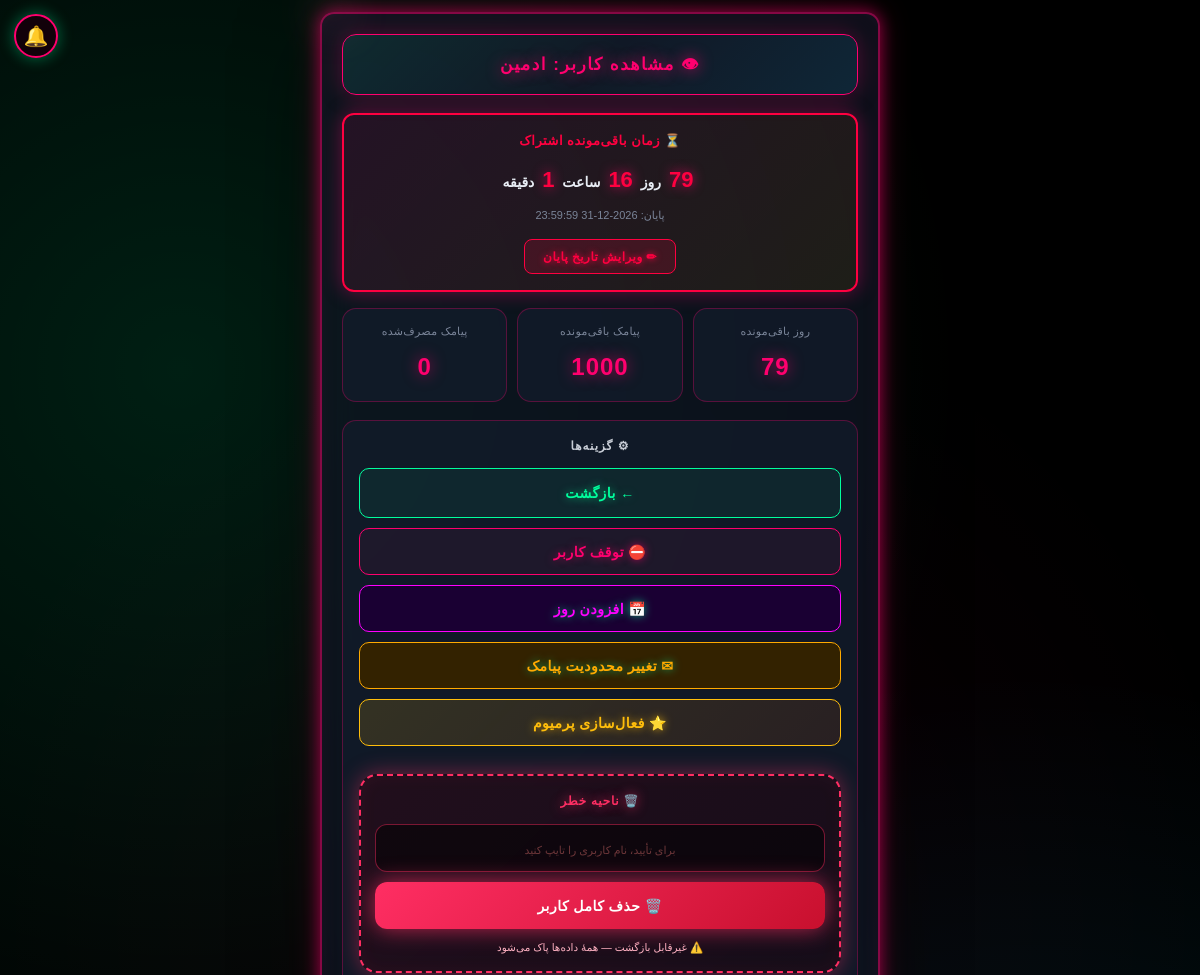
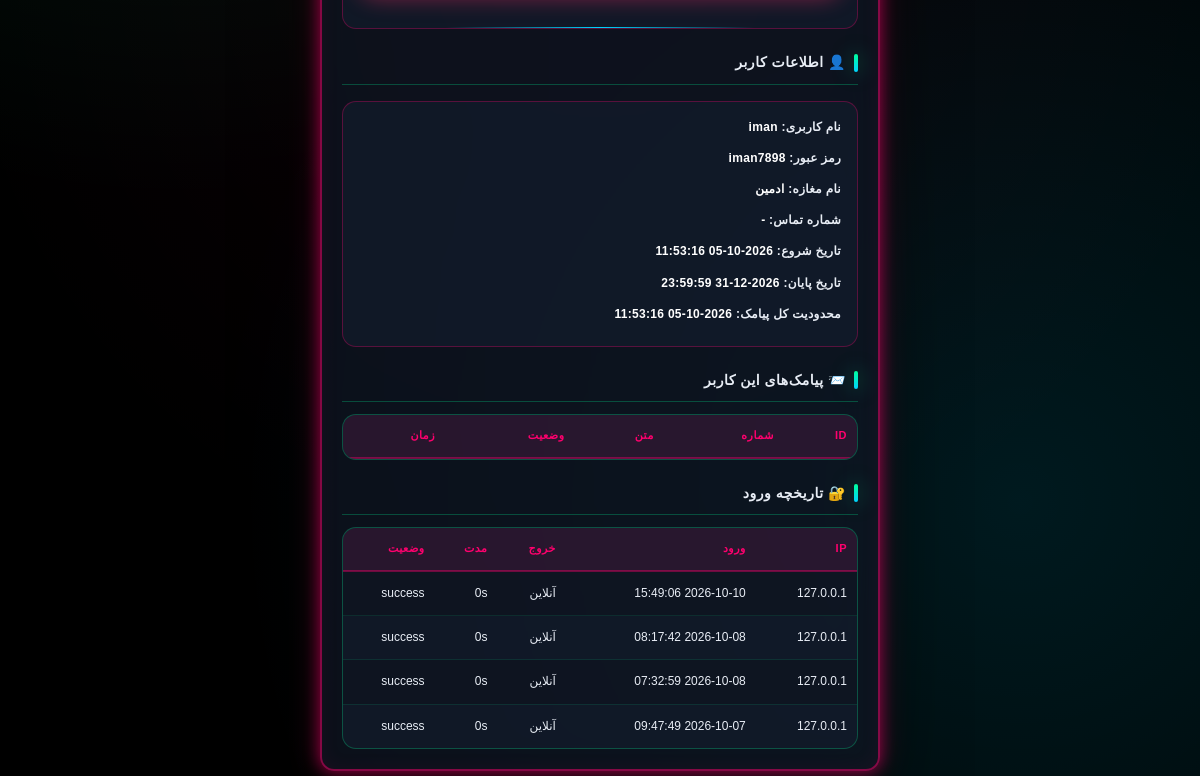
The page /admin/user/1 (signed in) on the database as committed earlier (2 pictures, top to bottom).
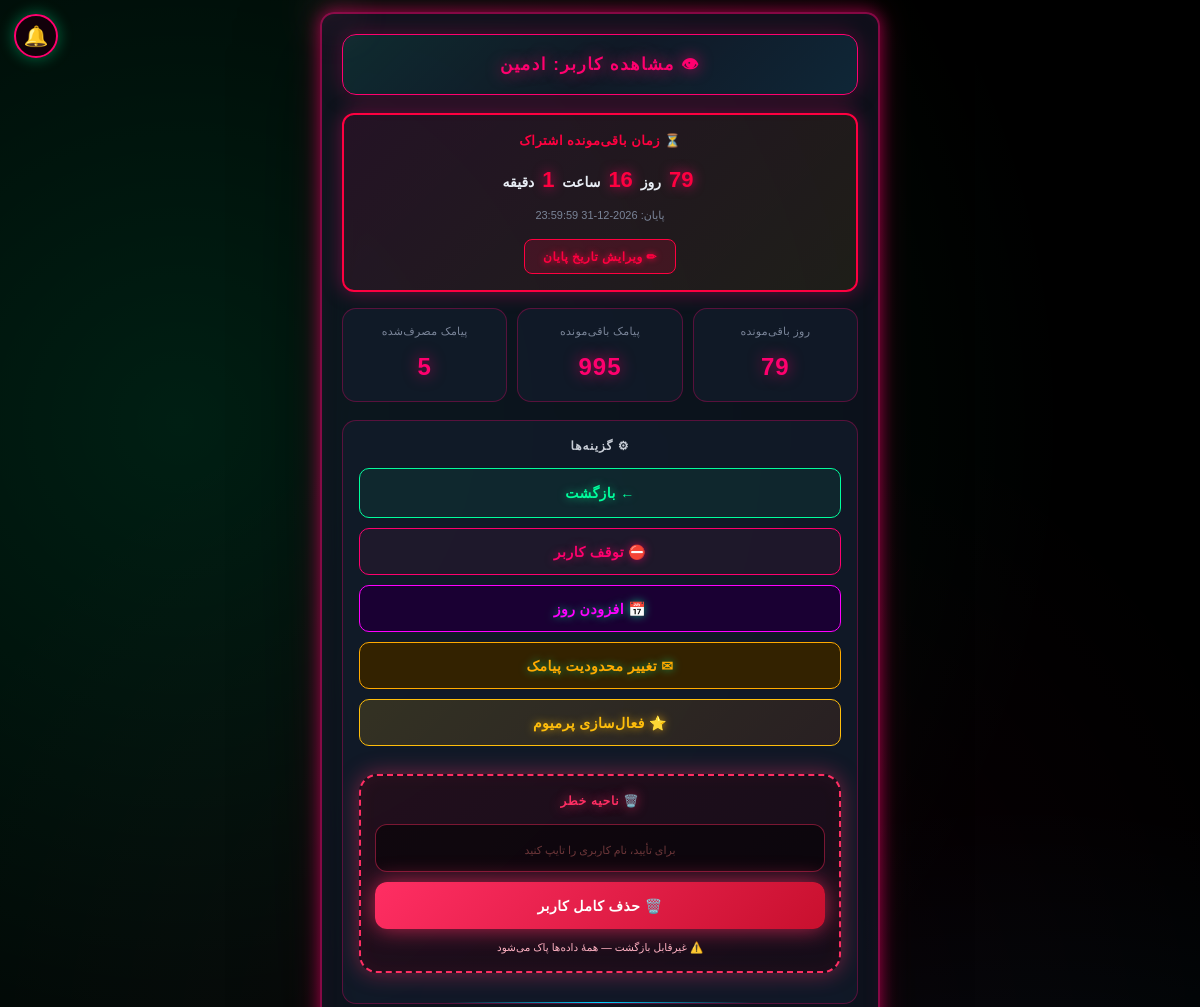
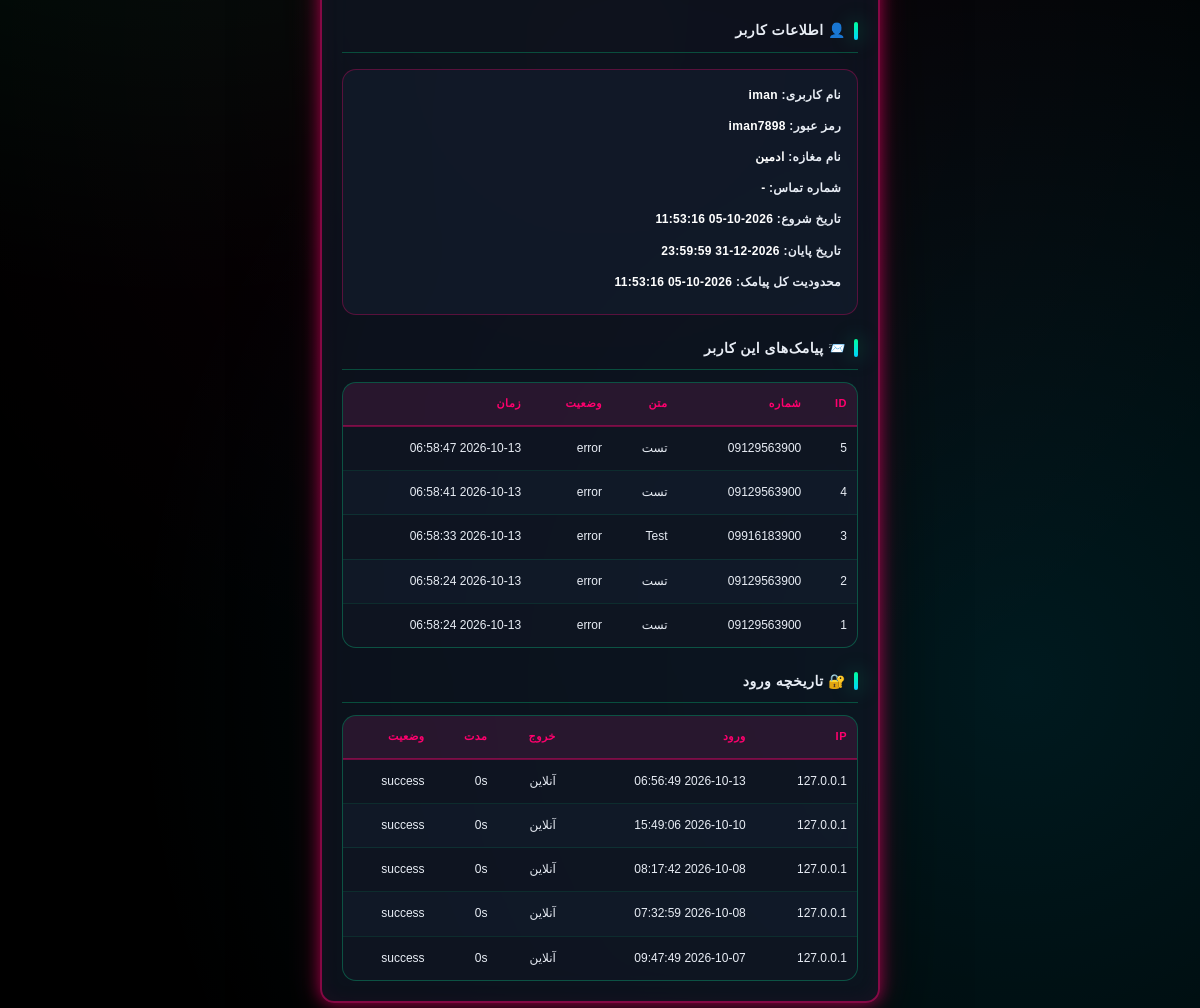
The same page on the database as committed later (2 pictures, top to bottom).
### tables this page shows
CREATE TABLE login_logs (
        id INTEGER PRIMARY KEY AUTOINCREMENT,
        user_id INTEGER, username TEXT, ip TEXT, user_agent TEXT,
        login_time TIMESTAMP DEFAULT CURRENT_TIMESTAMP,
        logout_time TIMESTAMP, duration_seconds INTEGER DEFAULT 0,
        status TEXT DEFAULT 'success');

CREATE TABLE sent_sms (
        id INTEGER PRIMARY KEY AUTOINCREMENT,
        user_id INTEGER, phone TEXT, message TEXT, status TEXT,
        created_at TIMESTAMP DEFAULT CURRENT_TIMESTAMP);

### app.py (the view)
@app.route("/admin/user/<int:user_id>")
@admin_required
def admin_user_detail(user_id):
    user = get_user(user_id)
    if not user:
        return "کاربر پیدا نشد", 404
    premium_status = get_premium_status(user_id)
    return render_template("admin_user_detail.html",
        user=user,
        user_sms=get_all_sms(100, user_id=user_id),
        user_logins=get_user_logins(user_id, limit=50),
        sms_count=count_sms(user_id=user_id),
        sms_left=sms_remaining(user_id),
        days_left=days_remaining(user_id),
        time_left=time_remaining_detailed(user_id),
        premium=premium_status)

### app.py (called while the page is built)
@app.context_processor
def inject_global_settings():
    try:
        if session.get("is_admin"):
            s = get_admin_settings()
        elif session.get("user_id"):
            s = get_user_settings(session["user_id"])
        else:
            s = {"avatar": None, "bg": None, "theme": "neon"}
    except Exception:
        s = {"avatar": None, "bg": None, "theme": "neon"}
    return {"current_settings": s}

@app.after_request
def _security_headers(response):
    if response.content_type and 'text/html' in response.content_type:
        response.headers["Cache-Control"] = "no-store, no-cache, must-revalidate, max-age=0"
        response.headers["Pragma"] = "no-cache"
        response.headers["Expires"] = "0"
    """هدرهای امنیتی"""
    response.headers["X-Content-Type-Options"] = "nosniff"
    response.headers["X-Frame-Options"] = "SAMEORIGIN"
    response.headers["X-XSS-Protection"] = "1; mode=block"
    response.headers["Referrer-Policy"] = "no-referrer"
    response.headers["Permissions-Policy"] = "geolocation=(), microphone=(), camera=()"
    return response

### database.py (called while the page is built)
def get_admin_settings():
    return get_user_settings(ADMIN_ID)

### templates/admin_user_detail.html (shortened to what the changed rows need)
<!DOCTYPE html>
<html lang="fa" dir="rtl">
<head><link rel="stylesheet" href="/static/style.css"><link href="https://cdn.jsdelivr.net/gh/rastikerdar/vazirmatn@v33.003/Vazirmatn-font-face.css" rel="stylesheet">
</head>
<body class="matrix-bg admin-view">
<div class="container">
    <div class="stats">
        <div class="stat-box red-box">
            <span class="stat-label">پیامک باقی‌مونده</span>
            <span class="stat-value red-value">{{ sms_left }}</span>
        </div>
        <div class="stat-box red-box">
            <span class="stat-label">پیامک مصرف‌شده</span>
            <span class="stat-value red-value">{{ sms_count }}</span>
        </div>
    </div>
    <h2 class="red-title">👤 اطلاعات کاربر</h2>
    <h2 class="red-title">📨 پیامک‌های این کاربر</h2>
    <div class="table-wrap">
        <table>
            <tr><th>ID</th><th>شماره</th><th>متن</th><th>وضعیت</th><th>زمان</th></tr>
            {% for row in user_sms %}
            <tr><td>{{ row[0] }}</td><td>{{ row[2] }}</td><td>{{ row[3] }}</td><td>{{ row[4] }}</td><td>{{ row[5] }}</td></tr>
            {% endfor %}
        </table>
    </div>
    <h2 class="red-title">🔐 تاریخچه ورود</h2>
    <div class="table-wrap">
        <table>
            <tr><th>IP</th><th>ورود</th><th>خروج</th><th>مدت</th><th>وضعیت</th></tr>
            {% for row in user_logins %}
            <tr><td>{{ row[3] }}</td><td>{{ row[5] }}</td><td>{{ row[6] or 'آنلاین' }}</td><td>{{ row[7] }}s</td><td>{{ row[8] }}</td></tr>
            {% endfor %}
        </table>
    </div>
</div>
{% include "_global_bg.html" %}
</body></html>

Rows that differ between the two databases and show on the page:
added sent_sms: id "5", phone "09129563900", message "تست", status "error", created_at "2026-10-13 06:58:47"
added sent_sms: id "4", phone "09129563900", message "تست", status "error", created_at "2026-10-13 06:58:41"
added sent_sms: id "3", phone "09916183900", message "Test", status "error", created_at "2026-10-13 06:58:33"
added sent_sms: id "2", phone "09129563900", message "تست", status "error", created_at "2026-10-13 06:58:24"
added sent_sms: id "1", phone "09129563900", message "تست", status "error", created_at "2026-10-13 06:58:24"
added login_logs: ip "127.0.0.1", login_time "2026-10-13 06:56:49", row "آنلاین", duration_seconds "0", status "success"
Other text that changed with them:
{{ sms_left }}: "1000" → "995"
{{ sms_count }}: "0" → "5"
